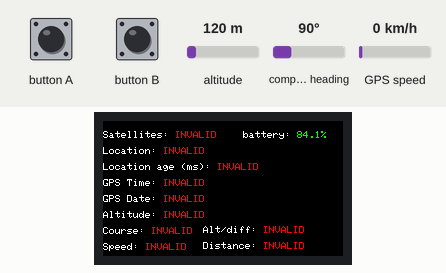
This sketch was run on a simulated ESP32. Parts: 240×135 colour display. The inputs (shaded band) are chosen by the test bench; at power-on: altitude 120 m, compass heading 90°, GPS speed 0 km/h. The GPS gets a fix after 3 s at 37.7749, -122.4194 with 8 satellites.

Above: at 3.4 s.
3.5 s: button B pressed for 3.2 s
At 8.0 s:
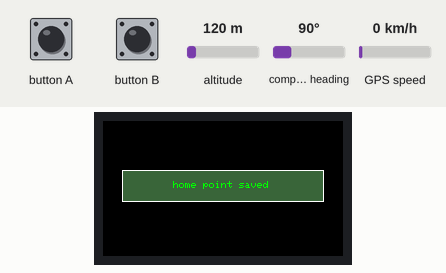
10.9 s: button B pressed for 3.2 s
At 17.6 s:
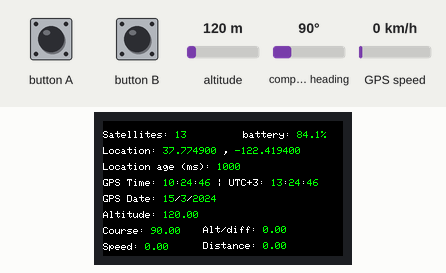
17.7 s: altitude set to 20 m
At 21.2 s:
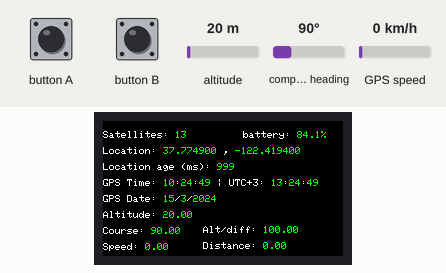
21.9 s: compass heading set to 7°
At 25.3 s:
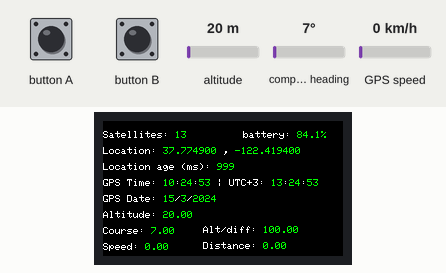
26.1 s: GPS speed set to 2 km/h
At 28.7 s:
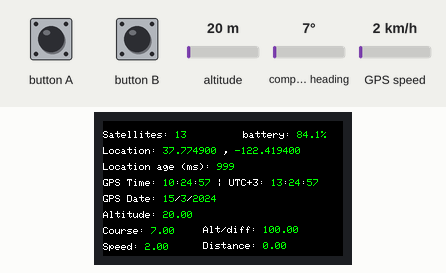
29.7 s: altitude set to 250 m
At 33.5 s:
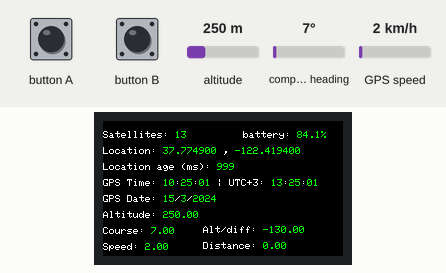
Timing chart, 0 to 34.9 s (numbered marks = the images above; inputs shaded):
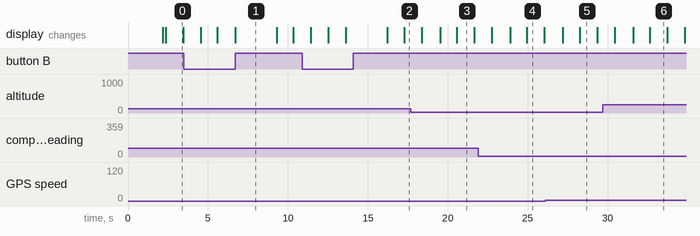

The sketch:

M5StickCPlus-GPS.ino
```cpp
#include <M5StickCPlus.h>
#include <TinyGPSPlus.h>

static const uint32_t GPSBaud = 9600;

int tcount = 0;
int LCD = 2;

double homeLat = 0;
double homeLng = 0;
double homeAlt = 0;

bool homeIsSet = false ;

TinyGPSPlus gps;

TFT_eSprite Disbuff = TFT_eSprite(&M5.Lcd);

HardwareSerial GPSRaw(2);

void buttons_code() {
  // Button A control the LCD (ON/OFF) and brightness
  if (M5.BtnA.pressedFor(2000)) {
    LCD = (LCD + 1) % 3;
    if (LCD == 2) {
      turn_on_lcd();
      set_maximum_brightness();
    } else if (LCD == 1) {
      turn_on_lcd();
      set_minimum_brightness();
    } else {
      turn_off_lcd();
      set_minimum_brightness();
    }
  }
  /*
  // Button B doing a time resync if pressed for 2 sec
  if (M5.BtnA.wasPressed()) {
    infoShow();
  }
  */
  if (M5.BtnB.pressedFor(2000)) {
    setHome();
  }
}

void setHome() {
  M5.Lcd.setTextSize(1);
  M5.Lcd.setTextColor(TFT_WHITE);
  M5.Lcd.fillScreen(BLACK);
  M5.Lcd.setCursor(65, 60);
  M5.Lcd.fillRect(19, 49, 202, 32,  M5.Lcd.color565(255, 255, 255));
  M5.Lcd.fillRect(20, 50, 200, 30,  M5.Lcd.color565(0, 0, 0));
  if (gps.location.isValid())
  {
    M5.Lcd.setTextColor(GREEN);
    M5.Lcd.fillRect(20, 50, 200, 30,  M5.Lcd.color565(60, 100, 60));
    M5.Lcd.setCursor(70, 60);
    M5.Lcd.printf("home point saved");
    homeLat = gps.location.lat();
    homeLng = gps.location.lng();
    homeAlt = gps.altitude.meters();
    homeIsSet = true ;
  }
  else
  {
    M5.Lcd.fillRect(20, 50, 200, 30,  M5.Lcd.color565(100, 60, 60));
    M5.Lcd.setTextColor(RED);
    M5.Lcd.setCursor(70, 60);
    M5.Lcd.printf("LOCATION INVALID");
  }
  delay(2500);
}

void infoShow() {
  M5.Lcd.setTextSize(1);
  M5.Lcd.setTextColor(TFT_WHITE);
  M5.Lcd.fillScreen(BLACK);
  M5.Lcd.setCursor(65, 55);
  M5.Lcd.fillRect(19, 49, 202, 32,  M5.Lcd.color565(255, 255, 255));
  M5.Lcd.fillRect(20, 50, 200, 30,  M5.Lcd.color565(0, 0, 0));
  M5.Lcd.printf("simple GPS tracker");
  M5.Lcd.setCursor(70, 67);
  M5.Lcd.printf("by 50u15pec7a70r");
  delay(2500);
}

void turn_off_lcd() {
  M5.Axp.SetLDO2(false);
}

void turn_on_lcd() {
  M5.Axp.SetLDO2(true);
}

void set_maximum_brightness() {
  M5.Axp.ScreenBreath(12);
}

void set_minimum_brightness() {
  M5.Axp.ScreenBreath(9);
}

void doScreen() {
  //if (timeToDo(1000)) {
  Disbuff.fillRect(0, 0, 240, 135, Disbuff.color565(0, 0, 0));
  Disbuff.setTextColor(WHITE, BLACK);
  Disbuff.setTextSize(1);
  Disbuff.fillScreen (BLACK);
  Disbuff.setCursor(0,10);

  Disbuff.print(F("Satellites: "));
  if (gps.satellites.isValid())
  {
    if (gps.satellites.value() == 0)
    {
    Disbuff.setTextColor(RED, BLACK);
    }
    else
    {
    Disbuff.setTextColor(GREEN, BLACK);
    }
    Disbuff.print(gps.satellites.value(), 5);
    Disbuff.setTextColor(WHITE, BLACK);
  }
  else
  {
    Disbuff.setTextColor(RED, BLACK);
    Disbuff.print(F("INVALID"));
    Disbuff.setTextColor(WHITE, BLACK);
  }
  //===============
  Disbuff.print(F("\n\nLocation: "));
  if (gps.location.isValid())
  {
    Disbuff.setTextColor(GREEN, BLACK);
    Disbuff.print(gps.location.lat(), 6);
    Disbuff.setTextColor(WHITE, BLACK);
    Disbuff.print(F(" , " ));
    Disbuff.setTextColor(GREEN, BLACK);
    Disbuff.print(gps.location.lng(), 6);
    Disbuff.setTextColor(WHITE, BLACK);
  }
  else
  {
    Disbuff.setTextColor(RED, BLACK);
    Disbuff.print(F("INVALID"));
    Disbuff.setTextColor(WHITE, BLACK);
  }
  //===============
  Disbuff.print(F("\n\nLocation age (ms): "));
  if (gps.location.isValid())
  {
    Disbuff.setTextColor(GREEN, BLACK);
    Disbuff.print( (double) gps.location.age(), 0);
    Disbuff.setTextColor(WHITE, BLACK);
  }
  else
  {
    Disbuff.setTextColor(RED, BLACK);
    Disbuff.print(F("INVALID"));
    Disbuff.setTextColor(WHITE, BLACK);
  }
  //===============
  Disbuff.print(F("\n\nGPS Time: "));
  if (gps.time.isValid())
  {
    Disbuff.setTextColor(GREEN, BLACK);
    Disbuff.printf("%02d",gps.time.hour()); //UTC+3
    Disbuff.setTextColor(WHITE, BLACK);
    Disbuff.print(F(":"));
    Disbuff.setTextColor(GREEN, BLACK);
    Disbuff.printf("%02d",gps.time.minute());
    Disbuff.setTextColor(WHITE, BLACK);
    Disbuff.print(F(":"));
    Disbuff.setTextColor(GREEN, BLACK);
    Disbuff.printf("%02d",gps.time.second());
    Disbuff.setTextColor(WHITE, BLACK);
    Disbuff.print(F(" | UTC+3: "));
    Disbuff.setTextColor(GREEN, BLACK);
    Disbuff.printf("%02d",gps.time.hour()+3); //UTC+3
    Disbuff.setTextColor(WHITE, BLACK);
    Disbuff.print(F(":"));
    Disbuff.setTextColor(GREEN, BLACK);
    Disbuff.printf("%02d",gps.time.minute());
    Disbuff.setTextColor(WHITE, BLACK);
    Disbuff.print(F(":"));
    Disbuff.setTextColor(GREEN, BLACK);
    Disbuff.printf("%02d",gps.time.second());
    Disbuff.setTextColor(WHITE, BLACK);
  }
  else
  {
    Disbuff.setTextColor(RED, BLACK);
    Disbuff.print(F("INVALID"));
    Disbuff.setTextColor(WHITE, BLACK);
  }
  //===============
  Disbuff.print(F("\n\nGPS Date: "));
  if (gps.date.isValid())
  {
    Disbuff.setTextColor(GREEN, BLACK);
    Disbuff.print(gps.date.day());
    Disbuff.setTextColor(WHITE, BLACK);
    Disbuff.print(F("/"));
    Disbuff.setTextColor(GREEN, BLACK);
    Disbuff.print(gps.date.month());
    Disbuff.setTextColor(WHITE, BLACK);
    Disbuff.print(F("/"));
    Disbuff.setTextColor(GREEN, BLACK);
    Disbuff.print(gps.date.year());
    Disbuff.setTextColor(WHITE, BLACK);
  }
  else
  {
    Disbuff.setTextColor(RED, BLACK);
    Disbuff.print(F("INVALID"));
    Disbuff.setTextColor(WHITE, BLACK);
  }
  //===============
  Disbuff.print(F("\n\nAltitude: "));
  if (gps.altitude.isValid())
  {
    Disbuff.setTextColor(GREEN, BLACK);
    Disbuff.print(gps.altitude.meters(),2);
    Disbuff.setTextColor(WHITE, BLACK);
  }
  else
  {
    Disbuff.setTextColor(RED, BLACK);
    Disbuff.print(F("INVALID"));
    Disbuff.setTextColor(WHITE, BLACK);
  }
  //===============
  Disbuff.print(F("\n\nCourse: "));
  if (gps.course.isValid())
  {
    Disbuff.setTextColor(GREEN, BLACK);
    Disbuff.print(gps.course.deg(),2);
    Disbuff.setTextColor(WHITE, BLACK);
  }
  else
  {
    Disbuff.setTextColor(RED, BLACK);
    Disbuff.print(F("INVALID"));
    Disbuff.setTextColor(WHITE, BLACK);
  }
  //===============
  Disbuff.print(F("\n\nSpeed: "));
  if (gps.speed.isValid())
  {
    Disbuff.setTextColor(GREEN, BLACK);
    Disbuff.print(gps.speed.kmph(),2);
    Disbuff.setTextColor(WHITE, BLACK);
  }
  else
  {
    Disbuff.setTextColor(RED, BLACK);
    Disbuff.print(F("INVALID"));
    Disbuff.setTextColor(WHITE, BLACK);
  }
  //===============

  //printInt(gps.charsProcessed(), true, 6);
  //printInt(gps.sentencesWithFix(), true, 10);
  //printInt(gps.failedChecksum(), true, 9);

  Disbuff.setCursor(100,105);
  Disbuff.print(F("Alt/diff: "));
  if ( gps.satellites.value()!=0 && homeIsSet)
  {
    /*
    unsigned long distanceKmToHome =
        (unsigned long)TinyGPSPlus::distanceBetween(
            gps.location.lat(), gps.location.lng(), homeLat, homeLng) /
        1000;
    */
    double altitureDiffToHome = homeAlt - gps.altitude.meters();
    Disbuff.setTextColor(GREEN, BLACK);
    Disbuff.print(altitureDiffToHome,2);
    Disbuff.setTextColor(WHITE, BLACK);
  }
  else
  {
    Disbuff.setTextColor(RED, BLACK);
    Disbuff.print(F("INVALID"));
    Disbuff.setTextColor(WHITE, BLACK);
  }

  Disbuff.setCursor(100,121);
  Disbuff.print(F("Distance: "));
  if ( gps.satellites.value()!=0 and homeIsSet)
  {
    /*
    unsigned long distanceKmToHome =
        (unsigned long)TinyGPSPlus::distanceBetween(
            gps.location.lat(), gps.location.lng(), homeLat, homeLng) /
        1000;
    */
    double distanceMToHome =
        TinyGPSPlus::distanceBetween(
            gps.location.lat(), gps.location.lng(), homeLat, homeLng);
    Disbuff.setTextColor(GREEN, BLACK);
    Disbuff.print(distanceMToHome,2);
    Disbuff.setTextColor(WHITE, BLACK);
  }
  else
  {
    Disbuff.setTextColor(RED, BLACK);
    Disbuff.print(F("INVALID"));
    Disbuff.setTextColor(WHITE, BLACK);
  }

  //double courseToLondon = TinyGPSPlus::courseTo(
  //    gps.location.lat(), gps.location.lng(), LONDON_LAT, LONDON_LON);
  //printFloat(courseToLondon, gps.location.isValid(), 7, 2);
  //const char *cardinalToLondon = TinyGPSPlus::cardinal(courseToLondon);
  //printStr(gps.location.isValid() ? cardinalToLondon : "*** ", 6);

  //===============
  Disbuff.setTextSize(1);
  Disbuff.setTextColor(WHITE);
  Disbuff.setCursor(140, 10);
  Disbuff.printf("battery: ");
  Disbuff.setTextColor(GREEN);
  Disbuff.printf("%.1f%%", getBatteryLevel());

  if (millis() > 5000 && gps.charsProcessed() < 10)
  {
    Disbuff.setTextColor(RED, BLACK);
    Disbuff.setTextSize(1);
    Disbuff.fillScreen (BLACK);
    Disbuff.setCursor(0,10);
    Disbuff.println(F("No GPS data received: check wiring!"));
  }
  Disbuff.pushSprite(0,0);

  smartDelay(1000); //Update every 1 second(s)
}

bool timeToDo(int tbase) {
  tcount++;
  if (tcount == tbase) {
    tcount = 0;
    return true;
  } else {
    return false;
  }
}

static void smartDelay(unsigned long ms) {
    unsigned long start = millis();
    do {
        while (GPSRaw.available()) gps.encode(GPSRaw.read());
    } while (millis() - start < ms);
}

double getBatteryLevel(void)
{
  uint16_t vbatData = M5.Axp.GetVbatData();
  double vbat = vbatData * 1.1 / 1000;
  double dBatLvl = 100.0 * ((vbat - 3.0) / (4.07 - 3.0));
  if ( dBatLvl > 100.0 ) {
    return 100.0;
  }
  else {
    return dBatLvl;
  }
}

void setup() {
    M5.begin();
    M5.Lcd.setRotation(1);
    M5.Lcd.setTextSize(1);
    M5.Lcd.setCursor(0,10);
    M5.Lcd.println("Initializing GPS Port...");
    GPSRaw.begin(GPSBaud,SERIAL_8N1, 33, 32 ); //33, 32
    M5.Lcd.setTextColor(GREEN, BLACK);
    M5.Lcd.println("\nGPS Port is initialized!");
    delay (2000);
    Disbuff.createSprite(240, 135);
    Disbuff.fillRect(0, 0, 240, 135, Disbuff.color565(0, 0, 0));
    Disbuff.pushSprite(0, 0);
}

void loop() {
  M5.update();
  buttons_code();
  doScreen();
}
```

Measured:
- after the input at 3.5 s, the display: first differs from a run without the input after 3.2 s (image 1)
- after the input at 10.9 s, the display: first differs from a run without the input after 2.7 s (image 2 shows a later state)
- what the display in image 0 shows lasts 1.1 s, from 2.3 s to 3.4 s
